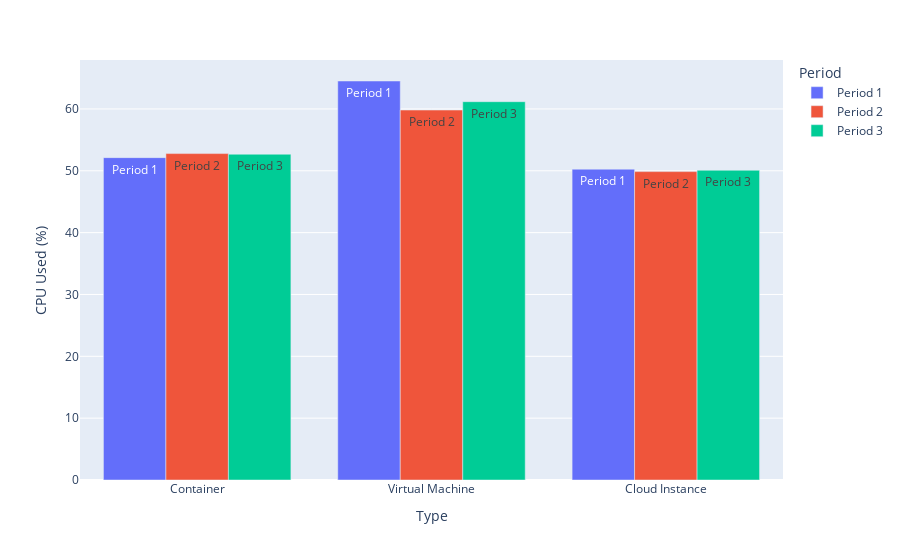

The code cell stored with this chart in its notebook:
### Code cell
# Bar plot of the average cpu usage for apache web server under 50% CPU stress

container_apache_cpu_average_df = container_apache_cpu_average.transpose().reset_index().rename(columns={0: "CPU Used (%)", "index": "Period"})
container_apache_cpu_average_df["Type"] = "Container"

vm_apache_cpu_average_df = vm_apache_cpu_average.transpose().reset_index().rename(columns={0: "CPU Used (%)", "index": "Period"})
vm_apache_cpu_average_df["Type"] = "Virtual Machine"

ec2_apache_cpu_average_df = ec2_apache_cpu_average.transpose().reset_index().rename(columns={0: "CPU Used (%)", "index": "Period"})
ec2_apache_cpu_average_df["Type"] = "Cloud Instance"

df_4G_average = pd.concat([container_apache_cpu_average_df,vm_apache_cpu_average_df,ec2_apache_cpu_average_df])


fig = px.bar(df_4G_average, x="Type", y="CPU Used (%)",
             color='Period', barmode="group",text="Period")
fig.show()

### Figure 1 — Plotly figure (JSON) as saved in the notebook; plotly's stock layout.template omitted (floating-point values rounded to 4 significant figures)
{"data": [{"alignmentgroup": "True", "hovertemplate": "Period=%{text}<br>Type=%{x}<br>CPU Used (%)=%{y}<extra></extra>", "legendgroup": "Period 1", "marker": {"color": "#636efa", "pattern": {"shape": ""}}, "name": "Period 1", "offsetgroup": "Period 1", "orientation": "v", "showlegend": true, "text": ["Period 1", "Period 1", "Period 1"], "textposition": "auto", "type": "bar", "x": ["Container", "Virtual Machine", "Cloud Instance"], "xaxis": "x", "y": [52.13, 64.52, 50.26], "yaxis": "y"}, {"alignmentgroup": "True", "hovertemplate": "Period=%{text}<br>Type=%{x}<br>CPU Used (%)=%{y}<extra></extra>", "legendgroup": "Period 2", "marker": {"color": "#EF553B", "pattern": {"shape": ""}}, "name": "Period 2", "offsetgroup": "Period 2", "orientation": "v", "showlegend": true, "text": ["Period 2", "Period 2", "Period 2"], "textposition": "auto", "type": "bar", "x": ["Container", "Virtual Machine", "Cloud Instance"], "xaxis": "x", "y": [52.78, 59.83, 49.87], "yaxis": "y"}, {"alignmentgroup": "True", "hovertemplate": "Period=%{text}<br>Type=%{x}<br>CPU Used (%)=%{y}<extra></extra>", "legendgroup": "Period 3", "marker": {"color": "#00cc96", "pattern": {"shape": ""}}, "name": "Period 3", "offsetgroup": "Period 3", "orientation": "v", "showlegend": true, "text": ["Period 3", "Period 3", "Period 3"], "textposition": "auto", "type": "bar", "x": ["Container", "Virtual Machine", "Cloud Instance"], "xaxis": "x", "y": [52.68, 61.17, 50.09], "yaxis": "y"}], "layout": {"barmode": "group", "legend": {"title": {"text": "Period"}, "tracegroupgap": 0}, "margin": {"t": 60}, "xaxis": {"anchor": "y", "domain": [0, 1], "title": {"text": "Type"}}, "yaxis": {"anchor": "x", "domain": [0, 1], "title": {"text": "CPU Used (%)"}}}}
